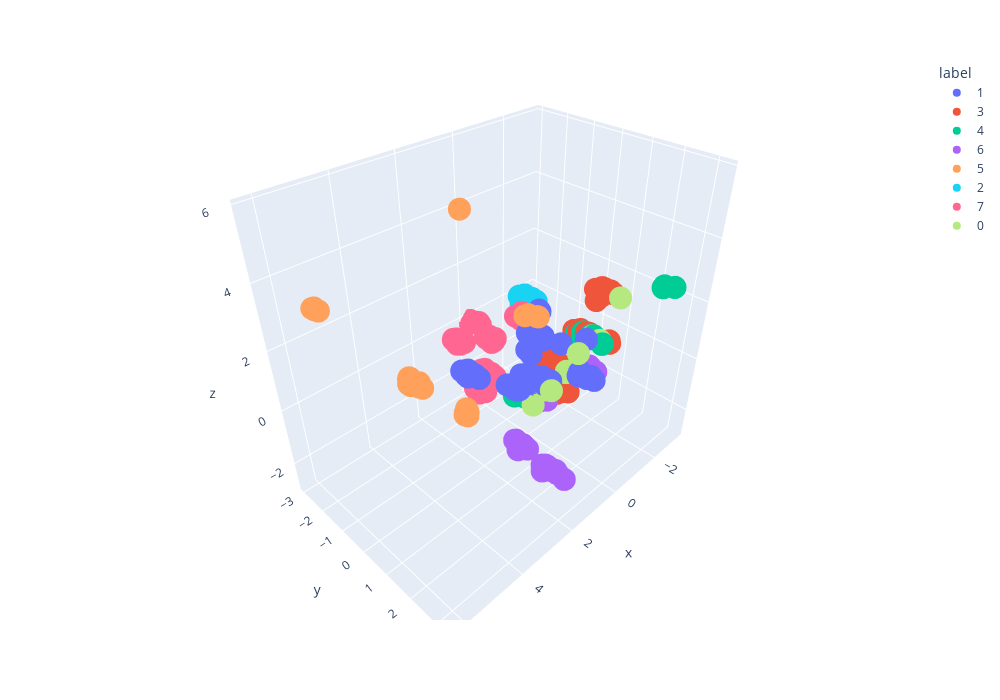

Notebook code cell kept with this figure:
### Code cell
import plotly.express as px

df_temp = pd.DataFrame({'x': X_pca_gmm[:, 0], 'y': X_pca_gmm[:, 1], 'z': X_pca_gmm[:, 2],'label': cluster_6})
df_temp['label'] = df_temp['label'].astype(str)

fig = px.scatter_3d(df_temp, x="x", y="y", z="z", color="label")
fig.update_layout(width=1000, height=700)
fig.show(config={'displayModeBar': False})
